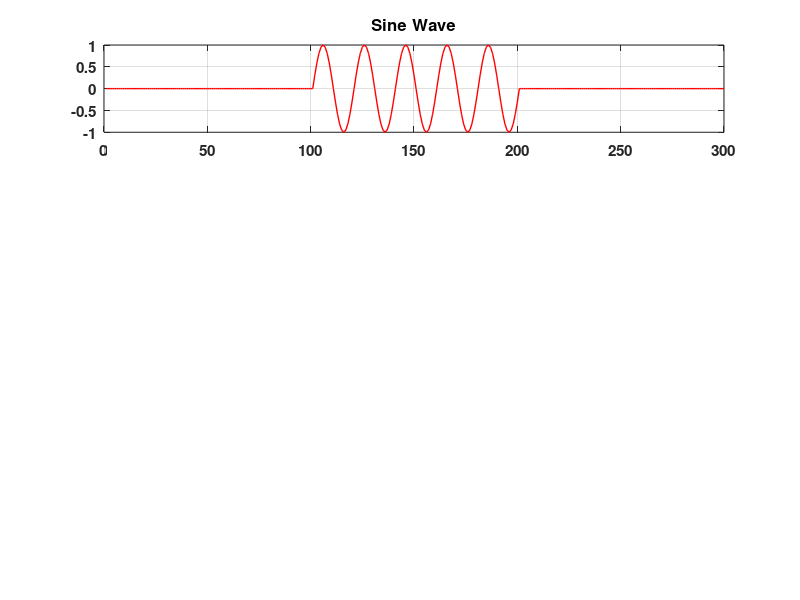

This figure's MATLAB source: (Note: this script raises an error after producing the figure.)
format long g
format compact
clc
close all
clearvars

% get the location of the script file to save figures
full_path = mfilename('fullpath');
[scriptpath,  filename, ext] = fileparts(full_path);

plot_num = 1;
line_width = 1.0;
cm = ['r', 'g', 'b', 'k'];
titles = {'Sine Wave', 'Square Wave', 'Ramp', 'Random Noise'};
y_offset = [0.02, 0.005, -0.02, -0.035];

commandwindow;

%% simple signals

s = [];
sc = [];

% sine wave
s(1, :) = cat(2, zeros(1,100), sin(2*pi*0.05*(0:100-1)), zeros(1,100));

% square wave
s(2, :) = cat(2, zeros(1,100), ones(1,100), zeros(1,100));

% triangle wave
s(3, :) = cat(2, zeros(1,100), (0:0.01:1-0.01), zeros(1,100));

% random noise
s(4, :) = cat(2, zeros(1,100), 2*rand(1,100)-1, zeros(1,100));

num_sig = size(s,1);

% calculate the auto correlations
for idx=1:num_sig
    sc(idx, :) = conv(s(idx, :), s(idx, end:-1:1), 'same');
end

% calculate the cross correlations
x_sc = cell(num_sig, num_sig);
for idx=1:num_sig
    for jdx=1:num_sig
        x_sc{idx, jdx} = conv(s(jdx, :), s(idx, end:-1:1), 'same');
    end
end

%% plot the base signal 
figure(plot_num)
set(gcf,'position',([50,50,1400,600]),'color','w')

for idx=1:num_sig
    subplot(num_sig,1,idx);
    hold on
    grid on
    box on
    plot(s(idx, :), cm(idx), 'LineWidth', line_width)
    set(gca,'fontweight','bold','FontSize',11);
    title(titles{idx}, 'fontweight','bold','FontSize',12);
    ax = gca;
    ax.Position = [0.06 ax.Position(2)+y_offset(idx) 0.92 ax.Position(4)];
    ylabel(strcat('S',32, num2str(idx)), 'fontweight','bold','FontSize',12);

end

plot_num  = plot_num + 1;

%% plot the auto correlation of the signals 
figure(plot_num)
set(gcf,'position',([50,50,1400,600]),'color','w')

for idx=1:num_sig
    subplot(num_sig,1,idx);hold on
    grid on
    box on
    plot(sc(idx, :), cm(idx), 'LineWidth', line_width)
    set(gca,'fontweight','bold','FontSize',11);
    title(strcat(titles{idx}, 32, 'Auto Correlation'), 'fontweight','bold','FontSize',12);
    ax = gca;
    ax.Position = [0.06 ax.Position(2)+y_offset(idx) 0.92 ax.Position(4)];
    ylabel(strcat('S',32, num2str(idx)), 'fontweight','bold','FontSize',12);

end

plot_num  = plot_num + 1;

%% plot the cross correlation of the signals
figure(plot_num)
set(gcf,'position',([350,50,1400,600]),'color','w')

for idx=1:num_sig
    subplot(num_sig,1,idx);
    grid on
    box on
    hold on
    
    for jdx=1:num_sig
        if(idx ~= jdx)
            plot(x_sc{idx,jdx}, cm(jdx), 'LineWidth', line_width);
        end
    end
    
    title(strcat(titles{idx}, 32, 'Cross Correlation'), 'fontweight','bold','FontSize',12);
    set(gca,'fontweight','bold','FontSize',12);
    ax = gca;
    ax.Position = [0.06 ax.Position(2)+y_offset(idx) 0.92 ax.Position(4)];
    ylabel(strcat('S',32, num2str(idx)), 'fontweight','bold','FontSize',12);

end

plot_num  = plot_num + 1;

%% generate the barker code
x = [];
xc =[];

% barker codes
b5 = [1, 1, 1, -1, 1];
b7 = [1, 1, 1, -1, -1, 1, 1];
b11 = [1, 1, 1, -1, -1, -1, 1, -1, -1, 1, -1];
b13 = [1, 1, 1, 1, 1, -1, -1, 1, 1, -1, 1, -1, 1];

b_titles = {'Barker Code (13)', 'MLS (n=4)'};

% standard barker codes
x(1,:) = cat(2, zeros(1,101), b13, zeros(1,101));

% maximal length sequence
x(2,:) = cat(2, zeros(1,100), maxmimal_length_seq(4), zeros(1,100));

num_sig = size(x,1);

% calculate the auto correlations
for idx=1:num_sig
    xc(idx, :) = conv(x(idx, :), x(idx, end:-1:1), 'same');
end

% calculate the cross correlations
x_xc = cell(num_sig, num_sig);
for idx=1:num_sig
    for jdx=1:num_sig
        x_xc{idx, jdx} = conv(x(jdx, :), x(idx, end:-1:1), 'same');
    end
end

%% plot the base signal 
figure(plot_num)
set(gcf,'position',([50,50,1400,600]),'color','w')

for idx=1:num_sig
    subplot(num_sig,1,idx);
    hold on
    grid on
    box on
    plot(x(idx, :), cm(idx), 'LineWidth', line_width)
    xlim([0, length(x(idx,:))]);
    set(gca,'fontweight','bold','FontSize',11);
    title(b_titles{idx}, 'fontweight','bold','FontSize',12);
    ax = gca;
    ax.Position = [0.06 ax.Position(2) 0.92 ax.Position(4)];
    ylabel(strcat('S',32, num2str(idx)), 'fontweight','bold','FontSize',12);

end

plot_num  = plot_num + 1; 

%% plot the auto correlation of the signals 
figure(plot_num)
set(gcf,'position',([50,50,1400,600]),'color','w')

for idx=1:num_sig
    subplot(num_sig,1,idx);hold on
    grid on
    box on
    hold on
    plot(xc(idx, :), cm(idx+1), 'LineWidth', line_width)
    for jdx=1:num_sig
        if(idx ~= jdx)
            plot(x_xc{idx,jdx}, cm(jdx+1), 'LineWidth', line_width);
        end
    end
    xlim([0, length(x(idx,:))]);
    set(gca,'fontweight','bold','FontSize',11);
    title(b_titles{idx}, 'fontweight','bold','FontSize',12);
    ax = gca;
    ax.Position = [0.06 ax.Position(2) 0.92 ax.Position(4)];
    ylabel(strcat('S',32, num2str(idx)), 'fontweight','bold','FontSize',12);
    legend('auto correlation','cross correlation')

end

plot_num  = plot_num + 1;

%% plot the cross correlation of the signals
% figure(plot_num)
% set(gcf,'position',([350,50,1400,600]),'color','w')
% 
% for idx=1:num_sig
%     subplot(num_sig,1,idx);
%     grid on
%     box on
%     hold on
%     
%     for jdx=1:num_sig
%         if(idx ~= jdx)
%             plot(x_xc{idx,jdx}, cm(jdx), 'LineWidth', line_width);
%         end
%     end
%     
%     title(b_titles{idx}, 'fontweight','bold','FontSize',12);
%     set(gca,'fontweight','bold','FontSize',12);
%     ax = gca;
%     ax.Position = [0.06 ax.Position(2)+y_offset(idx) 0.92 ax.Position(4)];
%     ylabel(strcat('S',32, num2str(idx)), 'fontweight','bold','FontSize',12);
% 
% end
% 
% plot_num  = plot_num + 1;

